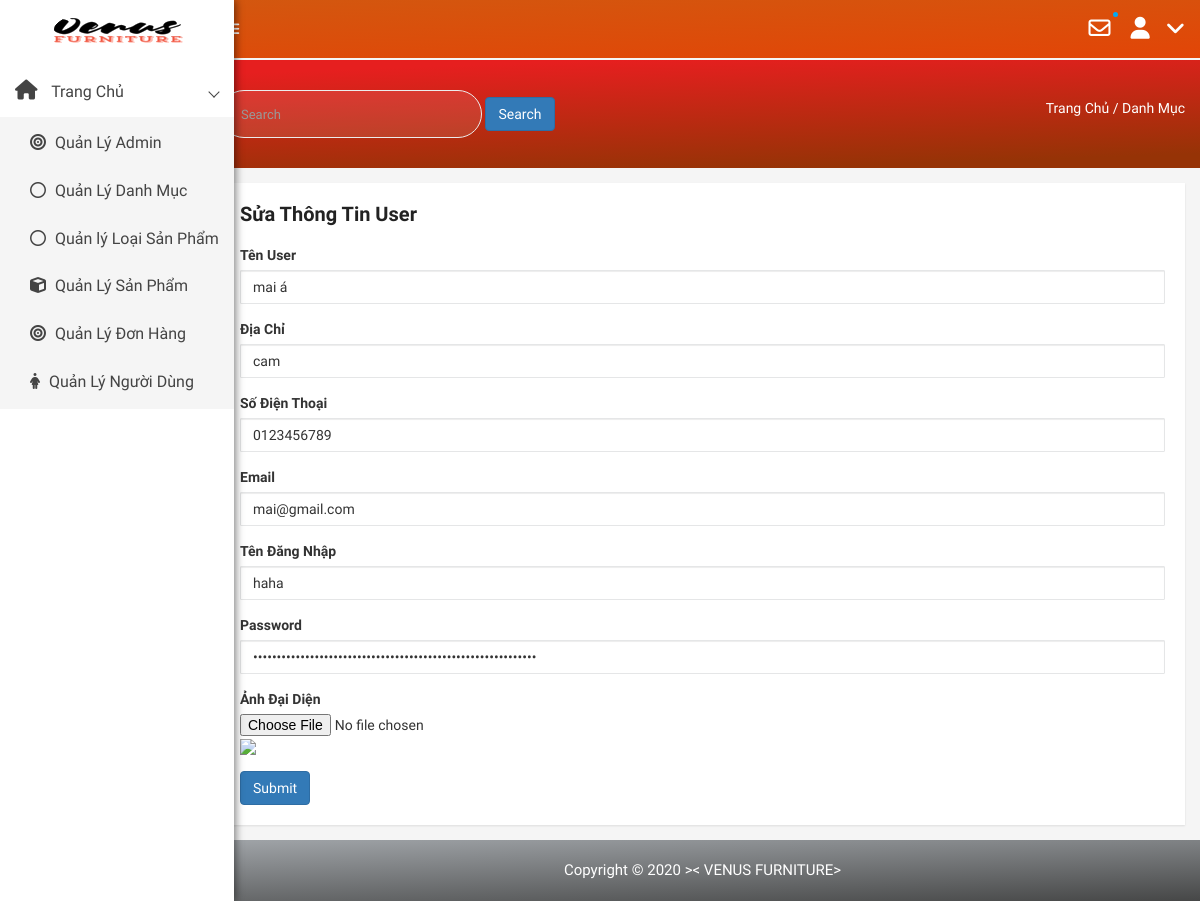
/admin/modules/users/edit.php?id=1614, run on the app's committed database.
### tables this page shows
CREATE TABLE `users` (
  `id` int(50) NOT NULL,
  `name` varchar(100) DEFAULT NULL,
  `email` varchar(100) DEFAULT NULL,
  `address` varchar(100) DEFAULT NULL,
  `phone` char(15) DEFAULT NULL,
  `Account` varchar(100) NOT NULL,
  `password` varchar(100) DEFAULT NULL,
  `avatar` char(50) DEFAULT NULL,
  `created_at` timestamp NULL DEFAULT NULL,
  `updated_at` timestamp NULL DEFAULT NULL ON UPDATE current_timestamp()
);

### libraries/Database.php (called while the page is built, shortened)
<?php
class DataProvider
{
	public static function ExecuteQuery($sql)
	{
		try{
			$connection = mysqli_connect("localhost","root","", "web_noi_that-1");
			mysqli_query($connection, "set names 'utf8'");
			$result = mysqli_query($connection, $sql);
			return $result;
		}catch(Exception $ex)
		{
			return null;
		}
    }
}
?>

### admin/modules/users/edit.php (the view, shortened to what this page needs)
<?php require_once __DIR__ . "/../../layouts/header.php" ?>
<div class="product-status mg-tb-15">
    <div class="container-fluid">
        <div class="row">
            <div class="col-lg-12 col-md-12 col-sm-12 col-xs-12">
                <div class="product-status-wrap">
                    <h4>Sửa Thông Tin User</h4>
                    <form action="" method="post" enctype="multipart/form-data" id="USedit">
                        <?php
                        try {
                            $sql = "SELECT * FROM users";
                            if (isset($_GET['id'])) {
                                $id = $_GET['id'];
                                $sql .= " WHERE id = " . $id;
                            }
                            $result = DataProvider::ExecuteQuery($sql);
                            $row = mysqli_fetch_array($result);
                        } catch (Exception $ex) {
                            echo "Không thể mở CSDL";
                        }
                        ?>
                        <div class="form-group">
                            <label>Tên User</label>
                            <input type="text" class="form-control" placeholder="Enter name" name="TenUS" value="<?php echo $row['name'] ?>">
                        </div>
                        <div class="form-group">
                            <label>Địa Chỉ</label>
                            <input type="text" class="form-control" placeholder="351 Lạc Long Quân-Phường 4- Quận 5- Thành Phố Hồ Chí Minh" name="address" value="<?php echo $row['address'] ?>">
                        </div>
                        <div class="form-group">
                            <label>Số Điện Thoại</label>
                            <input type="number" class="form-control" placeholder="0345197655" name="phone" value="<?php echo $row['phone'] ?>">
                        </div>
                        <div class="form-group">
                            <label>Email</label>
                            <input type="email" class="form-control" placeholder="ABC@gmail.com" name="email" value="<?php echo $row['email'] ?>">
                        </div>
                        <div class="form-group">
                            <label>Tên Đăng Nhập</label>
                            <input type="text" class="form-control" placeholder="NguyenVanA" name="account" value="<?php echo $row['Account'] ?>">
                        </div>
                        <div class="form-group">
                            <label>Password</label>
                            <input type="password" class="form-control" placeholder="" name="password" value="<?php echo $row['password'] ?>">
                        </div>
                        <div class="form-group">
                            <label for="exampleFormControlFile1">Ảnh Đại Diện</label>
                            <input type="file" class="form-control-file" id="exampleFormControlFile1" name="Hinh">
                            <img src="img_users/<?php echo $row['avatar'] ?>">
                        </div>
                        <button type="submit" class="btn btn-primary">Submit</button>
                    </form>
                </div>
            </div>
        </div>
    </div>
</div>
<?php
require_once __DIR__ . "/../../layouts/footer.php" ?>

### public/admin/css/main.css (style rules this page uses)
html { color: #222; font-size: 1em; line-height: 1.4; }
audio, canvas, iframe, img, svg, video { vertical-align: middle; }

### data on the page
users: TenUS "mai á", address "cam", phone "0123456789", email "mai@gmail.com", account "haha"
